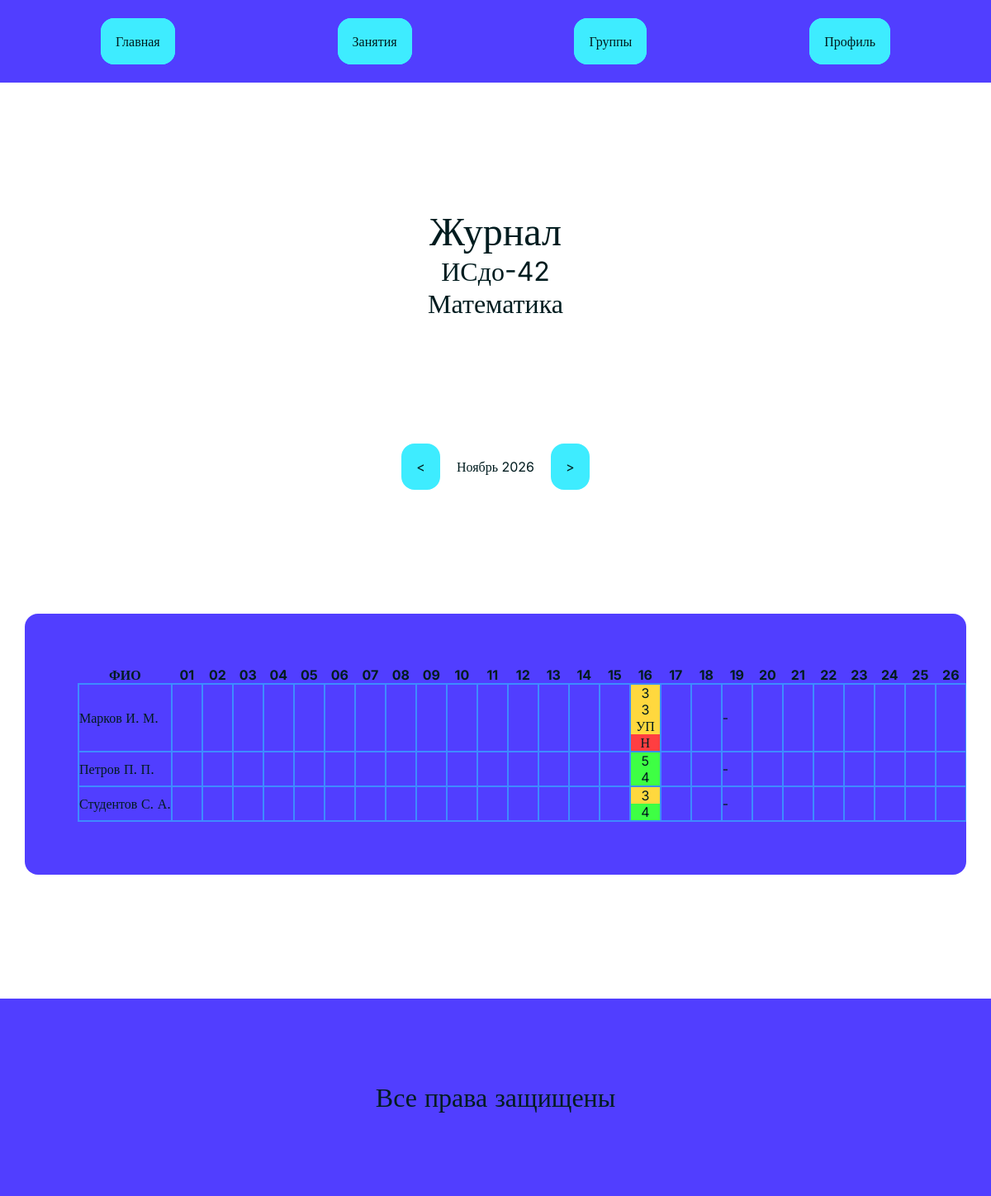
/groups/1/gradebook/1/?month=11 (signed in), run on an earlier commit of the app's database.
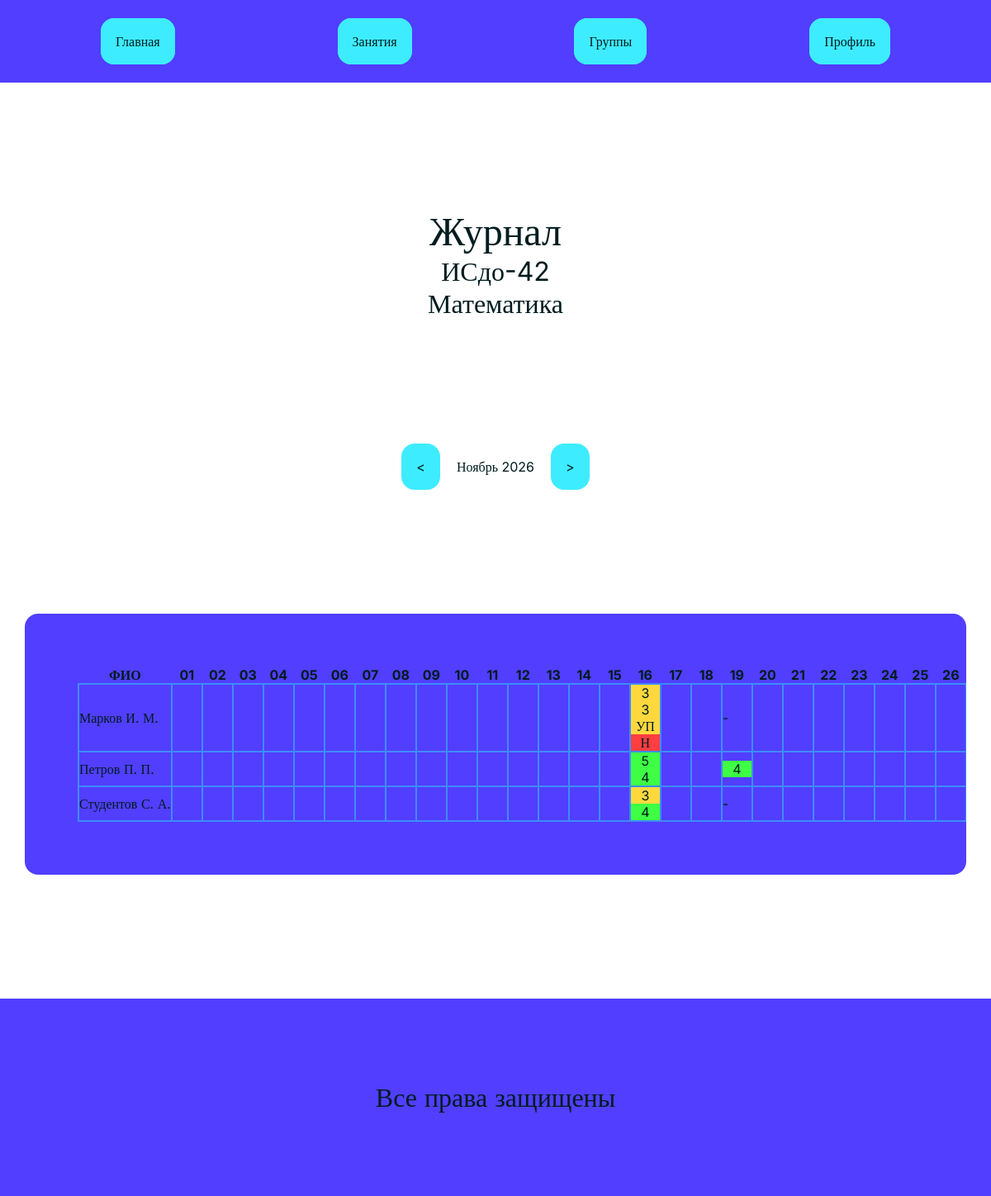
And on a later commit of the database.
### dnevnikapp/models.py (models this page shows, shortened)
class CustomUser(AbstractUser):
    class Role(models.TextChoices):
        STUDENT = "student", "Student"
        PARENT = "parent", "Parent"
        TEACHER = "teacher", "Teacher"
        ADMIN = "admin", "Admin"
    first_name=models.CharField(max_length=30, null=False, blank=False, verbose_name="Имя")
    last_name=models.CharField(max_length=30, null=False, blank=False, verbose_name="Фамилия")
    patronimic = models.CharField(max_length=30, null=True, blank=True, verbose_name="Отчество")
    role = models.TextField(choices=Role.choices, default=Role.STUDENT, null=True, blank=True, verbose_name="Роль")
    group = models.ForeignKey("Group", null=True, blank=True, verbose_name="Группа", default=None, related_name="students", on_delete=models.SET_NULL)
    subjects = models.ManyToManyField("Subject", through="TeacherSubject", verbose_name="Преподаваемые предметы", blank=True)
    parents = models.ManyToManyField("self", through="ParentChild", null=True, related_name="children", symmetrical=False, verbose_name="Родители", through_fields=("child","parent"))
    REQUIRED_FIELDS=["first_name", "last_name"]
    class Meta:
        verbose_name="Пользователь"
        verbose_name_plural="Пользователи"

class Grade(models.Model):
    lesson = models.ForeignKey(Lesson, on_delete=models.CASCADE, verbose_name="Занятие", related_name="grades")
    student = models.ForeignKey(CustomUser, on_delete=models.CASCADE, verbose_name="Студент", related_name="grades")
    grade = models.PositiveSmallIntegerField(verbose_name="Оценка",validators=[MinValueValidator(2), MaxValueValidator(5)])
    comment = models.CharField(max_length=150, null=True, blank=True, verbose_name="Комментарий")
    class Meta:
        constraints=[
            models.UniqueConstraint(
                fields=["lesson","student"],
                name="grade_per_lesson_and_student"
            )
        ]
        verbose_name = "Оценка"
        verbose_name_plural = "Оценки"
    def get_lesson_url(self):
        return self.lesson.get_absolute_url()

class Absence(models.Model):
    lesson = models.ForeignKey(Lesson, on_delete=models.CASCADE, verbose_name="Занятие", related_name="absences")
    student = models.ForeignKey(CustomUser, on_delete=models.CASCADE, verbose_name="Студент", related_name="absences")
    is_excused=models.BooleanField(default=False, verbose_name="Уважительная причина")
    reason=models.CharField(max_length=150, null=True, blank=True, verbose_name="Причина")
    class Meta:
        constraints=[
            models.UniqueConstraint(
                fields=["lesson","student"],
                name="absence_per_lesson_and_student"
            )
        ]
        verbose_name = "Пропуск"
        verbose_name_plural = "Пропуски"
    def get_lesson_url(self):
        return self.lesson.get_absolute_url()

### dnevnikapp/views.py (the view)
# urls.py: path("groups/<int:groupid>/gradebook/<int:subjectid>/",views.gradeBookView,name="gradebook"),
@login_required
def gradeBookView(request, groupid, subjectid):
    if request.user.role == User.Role.STUDENT:
        if groupid != request.user.group.id:
            raise PermissionDenied
    elif request.user.role == User.Role.PARENT:
        children = request.user.children.filter(group_id=groupid).first()
        if children == None:
            raise PermissionDenied
    if request.GET.get("month"):
        month = int(request.GET.get("month"))
    else:
        return redirect(reverse("gradebook", kwargs={"groupid":groupid, "subjectid":subjectid}) + "?month=9")
    year = timezone.localdate().year
    daysinmonth = calendar.monthrange(year,month)[1]
    days = [date(year, month, day) for day in range(1, daysinmonth+1)]
    startdate = days[0]
    enddate = days[-1]
    prevMonth = 12 if month == 1 else month - 1
    nextMonth = 1 if month == 12 else month + 1
    lessons = list(Lesson.objects.filter(date__lte=enddate, date__gte=startdate, subject_id=subjectid, group_id=groupid))
    students = list(User.objects.filter(group_id=groupid).order_by("last_name"))
    grades = list(Grade.objects.select_related("student__group", "lesson__subject"
                            ).filter(student__group_id=groupid, lesson__subject_id=subjectid, lesson__date__gte=startdate, lesson__date__lte=enddate)
    )
    absences = list(Absence.objects.select_related("student__group", "lesson__subject"
                            ).filter(student__group_id=groupid, lesson__subject_id=subjectid, lesson__date__gte=startdate, lesson__date__lte=enddate)
    )
    if grades:
        group = grades[0].student.group
        subject = grades[0].lesson.subject
    else:
        group = get_object_or_404(Group, pk=groupid)
        subject = get_object_or_404(Subject, pk=subjectid)
    grades_matrix = defaultdict(lambda: defaultdict(list))
    for grade in grades:
        studentid = grade.student_id
        day = grade.lesson.date.day
        grades_matrix[studentid][day].append(grade)
    absences_matrix = defaultdict(lambda: defaultdict(list))
    for absence in absences:
        studentid = absence.student_id
        day = absence.lesson.date.day
        absences_matrix[studentid][day].append(absence)
    for student in students:
        student.gradesbyday = grades_matrix[student.pk]
        student.absencesbyday = absences_matrix[student.pk]
    lessonsbyday = defaultdict(list)
    for lesson in lessons:
        lessonsbyday[lesson.date] = lesson
    context = {
        "group": group,
        "subject": subject,
        "students":students,
        "days":days,
        "startdate":startdate,
        "prevMonth":prevMonth,
        "nextMonth":nextMonth,
        "lessonsbyday":lessonsbyday,
    }
    return render(request, "gradebook.html", context=context)

### dnevnikapp/converters.py (called while the page is built)
    def to_url(self, value: date) -> str:
        return value.strftime("%d-%m-%Y")

### dnevnikapp/models.py (called while the page is built)
    def get_absolute_url(self):
        return reverse("lessons", kwargs={"lessonid":self.pk})

### dnevnikapp/templatetags/gradebook_tags.py (called while the page is built)
@register.filter
def get_item(dictionary, key):
    if dictionary:
        return dictionary.get(key)
    return None

### dnevnikapp/templates/gradebook.html (shortened to what this page needs)
{% extends 'baseheader.html' %}
{% load static %}
{% load gradebook_tags %}
{% block head %}
    <link rel="stylesheet" href="{% static 'css/gradebook.css' %}">
{% endblock %}
{% block content %}
    <div class="centerdiv centerpadding">
        <div class="headingsdiv">
            <h1>Журнал</h1>
            <h2>{{ group.name }}</h2>
            <h2>{{ subject.name }}</h2>
        </div>
        <div class="valueslider">
            <a href="{% url request.resolver_match.view_name groupid=group.id subjectid=subject.id %}?month={{ prevMonth }}" class="button"><</a>
            <p>{{ startdate|date:"F Y" }}</p>
            <a href="{% url request.resolver_match.view_name groupid=group.id subjectid=subject.id %}?month={{ nextMonth }}" class="button">></a>
        </div>
        <div class="mainblock gradebook">
            <table class="">
                <thead>
                    <tr>
                        <th>ФИО</th>
                        {% for day in days %}
                            <th>{{ day|date:"d" }}</th>
                        {% endfor %}
                    </tr>
                </thead>
                <tbody>
                    {% for student in students %}
                        <tr>
                            <td>{{ student.last_name }} {{ student.first_name|slice:1 }}. {{ student.patronimic|slice:1 }}.</td>
                            {% for day in days %}
                            <td class="day">
                                {% if lessonsbyday|get_item:day %}
                                    {% if student.gradesbyday|get_item:day.day %}
                                        {% for grade in student.gradesbyday|get_item:day.day %}
                                            <a href="{{ grade.get_lesson_url }}" class="lessongrade {% if grade.grade >= 4 %}grade-good{% elif grade.grade == 3 %}grade-ok{% elif grade.grade == 2 %}grade-bad{% endif %}">
                                                {{ grade.grade }}
                                            </a>
                                        {% endfor %}
                                    {% else %}
                                        {% with lessonsbyday|get_item:day as lesson %}
                                            <a href="{{ lesson.get_absolute_url }}">-</a>
                                        {% endwith %}
                                    {% endif %}
                                {% else %}
                                    <p></p>
                                {% endif %}
                                {% if student.absencesbyday|get_item:day.day %}
                                    {% for absence in student.absencesbyday|get_item:day.day %}
                                            {% if absence.is_excused %}
                                            <a href="{{ absence.get_lesson_url }}" class="lessonabsence absence-excused">УП</a>
                                            {% else %}
                                            <a href="{{ absence.get_lesson_url }}" class="lessonabsence absence">Н</a>
                                            {% endif %}
                                    {% endfor %}
                                {% else %}
                                <p></p>
                                {% endif %}
                            </td>
                            {% endfor %}
                        </tr>
                    {% endfor %}
                </tbody>
            </table>
        </div>
    </div>
{% endblock %}

What changed in the data, as far as the page shows it:
added Grade: grade "4", shown under CustomUser "Петров"
